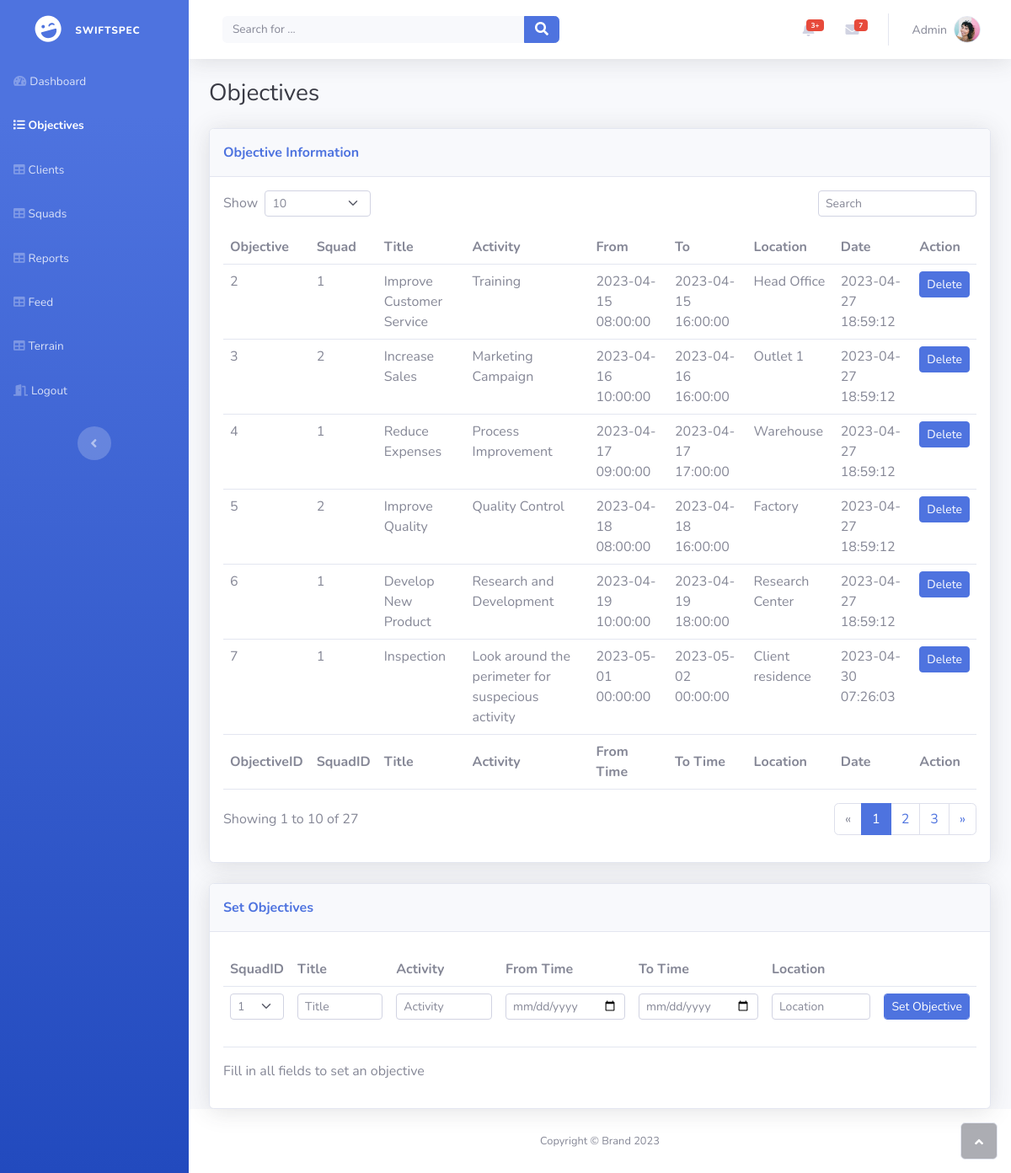
/objectives.php, run on an earlier commit of the app's database.
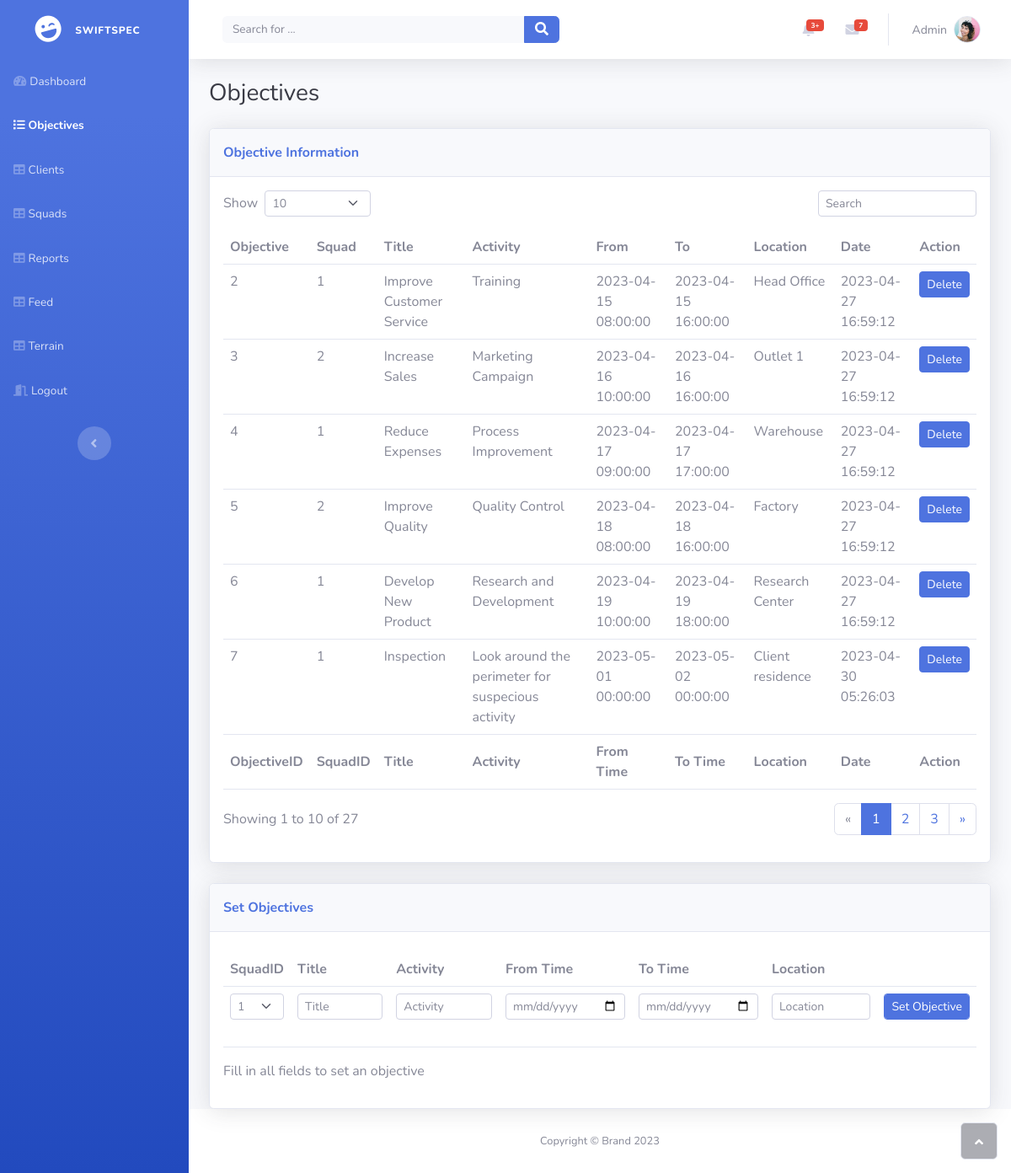
And on a later commit of the database.
### tables this page shows
CREATE TABLE `objectives` (
  `ObjectiveID` int(11) NOT NULL,
  `SquadID` int(11) DEFAULT NULL,
  `Title` varchar(50) DEFAULT NULL,
  `Activity` varchar(255) DEFAULT NULL,
  `FromTime` datetime DEFAULT NULL,
  `ToTime` datetime DEFAULT NULL,
  `Location` varchar(255) DEFAULT NULL,
  `DateSet` timestamp NOT NULL DEFAULT current_timestamp() ON UPDATE current_timestamp()
);

### php/displayobjectives.php (called while the page is built)
<?php
require_once 'connection.php';
$sql = "SELECT * FROM objectives";
$result = $connection->query($sql);
$rows = array();
if ($result->num_rows > 0) {
  while($row = $result->fetch_assoc()) {
    $rows[] = $row;
  }
}
?>

### objectives.php (the view, shortened to what the changed rows need)
<?php
require_once 'php/connection.php';
require_once 'php/displayobjectives.php';
?>
<!DOCTYPE html>
<html lang="en">
<head>
    <link rel="stylesheet" href="assets/bootstrap/css/bootstrap.min.css">
    <link rel="stylesheet" href="assets/fonts/fontawesome-all.min.css">
</head>
<body id="page-top">
    <div id="wrapper">
        <div class="d-flex flex-column" id="content-wrapper">
            <div id="content">
                <div class="container-fluid">
                    <div class="card shadow mb-4">
                        <div class="card-body">
                            <div class="table-responsive table mt-2" id="dataTable" role="grid" aria-describedby="dataTable_info">
                                <table class="table my-0" id="dataTable">
                                    <thead>
                                        <tr>
                                            <th>Objective</th>
                                            <th>Squad</th>
                                            <th>Title</th>
                                            <th>Activity</th>
                                            <th>From</th>
                                            <th>To</th>
                                            <th>Location</th>
                                            <th>Date</th>
                                            <th>Action</th>
                                        </tr>
                                    </thead>
                                    <tbody>
                                        <?php foreach ($rows as $row) : ?>
                                            <tr>
                                                <td><?php echo $row['ObjectiveID']; ?></td>
                                                <td><?php echo $row['SquadID']; ?></td>
                                                <td><?php echo $row['Title']; ?></td>
                                                <td><?php echo $row['Activity']; ?></td>
                                                <td><?php echo $row['FromTime']; ?></td>
                                                <td><?php echo $row['ToTime']; ?></td>
                                                <td><?php echo $row['Location']; ?></td>
                                                <td><?php echo $row['DateSet']; ?></td>
                                                <td>
                                                    <form method="POST" action="php/deleteobjective.php">
                                                        <button class="btn btn-primary btn-sm" name="ObjectiveID" value="<?php echo $row['ObjectiveID']; ?>">Delete</button>
                                                    </form>
                                                </td>
                                            </tr>
                                        <?php endforeach; ?>
                                    </tbody>
                                </table>
                            </div>
                        </div>
                    </div>
                    <div class="card shadow">
                        <div class="card-body">
                            <div class="table-responsive table mt-2" id="dataTable" role="grid" aria-describedby="dataTable_info">
                                <table class="table my-0" id="dataTable">
                                    <thead>
                                        <tr>
                                            <th>SquadID</th>
                                            <th>Title</th>
                                            <th>Activity</th>
                                            <th>From Time</th>
                                            <th>To Time</th>
                                            <th>Location</th>
                                        </tr>
                                    </thead>
                                </table>
                            </div>
                        </div>
                    </div>
                </div>
            </div>
        </div>
    </div>
</body>
</html>

What changed in the data, as far as the page shows it:
changed objectives "Improve Customer Service": DateSet "2023-04-27 18:59:12" → "2023-04-27 16:59:12"
changed objectives "Increase Sales": DateSet "2023-04-27 18:59:12" → "2023-04-27 16:59:12"
changed objectives "Reduce Expenses": DateSet "2023-04-27 18:59:12" → "2023-04-27 16:59:12"
changed objectives "Improve Quality": DateSet "2023-04-27 18:59:12" → "2023-04-27 16:59:12"
changed objectives "Develop New Product": DateSet "2023-04-27 18:59:12" → "2023-04-27 16:59:12"
changed objectives "Inspection": DateSet "2023-04-30 07:26:03" → "2023-04-30 05:26:03"
